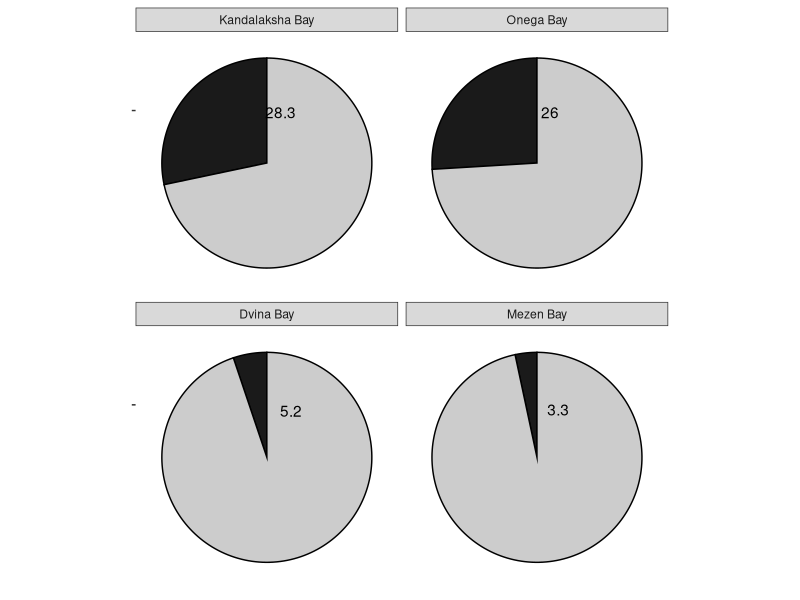
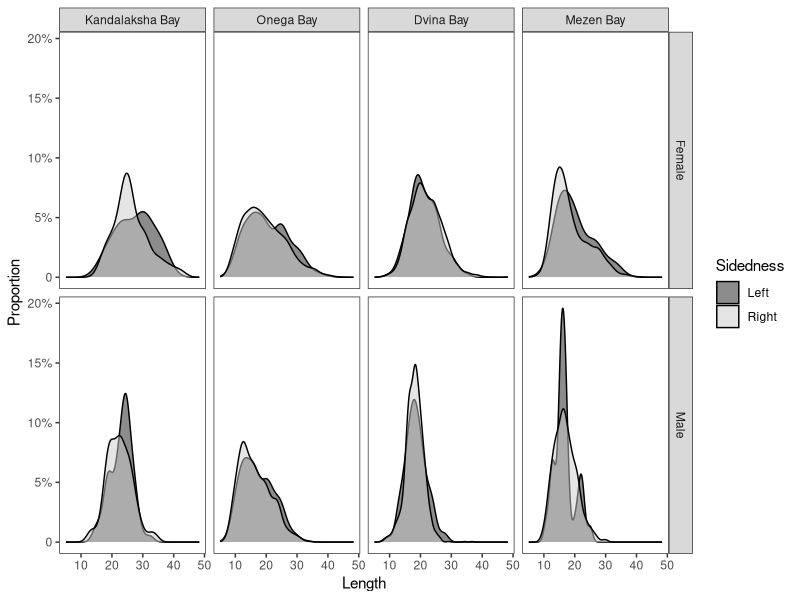
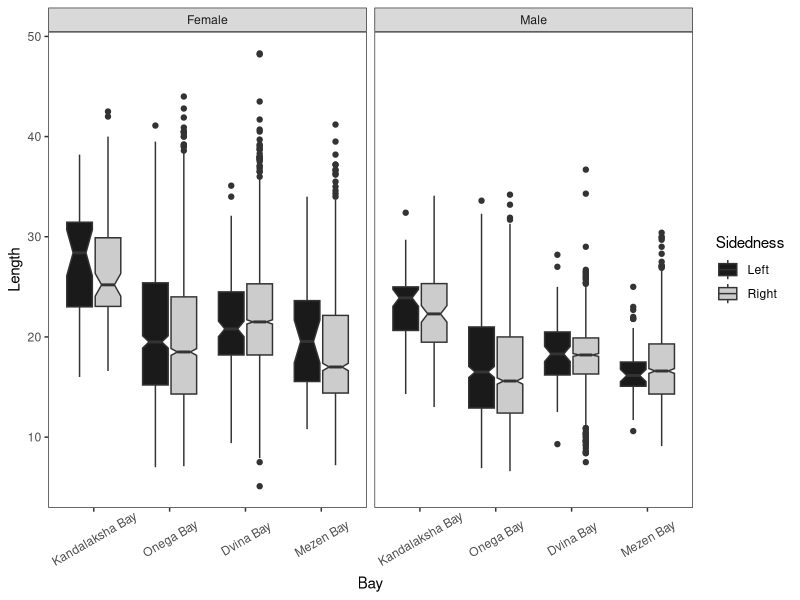
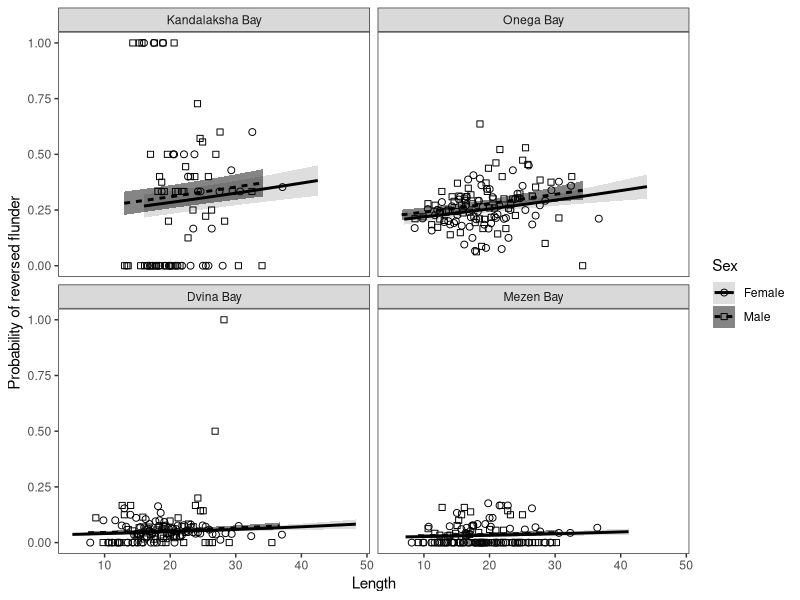

These charts were generated, in order, by the following R code:
## ---- chunk 1
library(knitr)
opts_chunk$set(echo = FALSE, warning = FALSE, message = FALSE)

## ---- chunk 2
library(mgcv)
library(ggplot2)
library(dplyr)
library(broom)
library(car)
library(reshape2)

options(knitr.kable.NA = '')




# Функция, задающая нумерацию рисунков

figRef <- local({
    tag <- numeric()
    created <- logical()
    used <- logical()
    function(label, caption, prefix = options("figcap.prefix"), 
        sep = options("figcap.sep"), prefix.highlight = options("figcap.prefix.highlight")) {
        i <- which(names(tag) == label)
        if (length(i) == 0) {
            i <- length(tag) + 1
            tag <<- c(tag, i)
            names(tag)[length(tag)] <<- label
            used <<- c(used, FALSE)
            names(used)[length(used)] <<- label
            created <<- c(created, FALSE)
            names(created)[length(created)] <<- label
        }
        if (!missing(caption)) {
            created[label] <<- TRUE
            paste0(prefix.highlight, prefix, " ", i, sep, prefix.highlight, 
                " ", caption)
        } else {
            used[label] <<- TRUE
            paste(prefix, tag[label])
        }
    }
})

options(figcap.prefix = "Рисунок", figcap.sep = ".", figcap.prefix.highlight = "**")



theme_set(theme_bw())

kam <- read.table("Data/kambala.csv", sep = ",", header = T, dec = ".")

# str(kam)
kam$Outcome <- ifelse(kam$Sidedness == "Left", 1, 0)

kam$Bay <- factor(kam$Bay, levels = c("Kandalaksha_Bay", "Onega_Bay", "Dvina_Bay", "Mezen_Bay" ), labels = c("Kandalaksha Bay", "Onega Bay", "Dvina Bay", "Mezen Bay" ))

## ---- chunk 3

frq_Orient <- kam %>% group_by(Bay) %>% summarise(Left = sum(Sidedness == "Left"), Right = sum(Sidedness == "Right"))
  
# Добавляем то, что не было измерено в Кандалакшском заливе
frq_Orient[frq_Orient$Bay == "Kandalaksha Bay", 2:3] <- frq_Orient[frq_Orient$Bay == "Kandalaksha Bay", 2:3] + c(37, 132)
  
frq_Orient2 <- frq_Orient %>% mutate(Left_prop = Left/(Left + Right), Right_prop = Right/(Left + Right)) %>% select(Bay, Left_prop, Right_prop) %>% melt()
  
frq_Orient2$perc_value <- round(frq_Orient2$value*100,1)

# library(ggpubr)
# 
# ggpie(data = frq_Orient2, x = "perc_value", label = "lab", lab.pos = c("out" ), lab.adjust = 0,
#   lab.font = c(4, "bold", "black"), font.family = "",
#   color = "black", fill = "white", palette = NULL, size = NULL,
#   ggtheme = theme_pubr()) +  facet_grid(~Bay)
# 
# 

frq_Orient2$lab <- ifelse(frq_Orient2$variable == "Left_prop", paste(frq_Orient2$perc_value), " ")

frq_Orient3 <- frq_Orient2 %>% group_by(Bay) %>% mutate(position = cumsum(value) - 0.5*value)

frq_Orient3$position <- frq_Orient3$position + c(-0.1, -0.09, 0.05, 0.05, 0,0,0,0)

# library(ggrepel)
ggplot(frq_Orient3, aes(x ="", y = value, fill = variable)) + 
  geom_bar(stat= "identity", width=1, color = "black") + 
  coord_polar("y", start=0)  + 
  facet_wrap(~Bay)+
  scale_fill_manual(values = c("gray10", "gray80")) +
  theme(axis.text = element_blank(), panel.grid = element_blank(), panel.border = element_blank(), axis.title = element_blank())+ 
  guides(fill="none") + 
  geom_text(aes(label = lab, y = position))
  

  
## ---- chunk 4
Mod_size <- lm(L ~ Bay*Sidedness*Sex, data = kam)

Mod_size_anova <- aov(L ~ Bay*Sidedness*Sex, data = kam)


kable(tidy(Mod_size_anova), caption = "**Таблица 1.** Результаты дисперсионного анализа зависимости размера от факторов Bay, Orient и Sex", digits = 3)

## ---- chunk 5

ggplot(kam, aes(x = L)) + geom_density(aes(fill = Sidedness), alpha = 0.5) + 
  facet_grid(Sex~Bay) + 
  scale_fill_manual(values = c("gray10", "gray80"))+
  scale_y_continuous(breaks = c(0, .05, .10,.15,.20),
       labels =c ("0", "5%", "10%", "15%", "20%") )  +
labs(y = "Proportion", x = "Length", fill = "Sidedness" ) +
  theme(panel.grid = element_blank())
## ---- chunk 6

ggplot(kam, aes(x = Bay, y = L,  fill = Sidedness)) + geom_boxplot(notch = T) + facet_wrap(~Sex) + scale_fill_manual(values = c("gray10", "gray80")) + theme(panel.grid = element_blank(), axis.text.x = element_text(angle = 30, vjust = 0.6)) + labs(x = "Bay", y = "Length", fill = "Sidedness")
## ---- chunk 7
means <- kam %>% group_by(Bay, Sex, Sidedness) %>% summarize(Mean_L = round(mean(L), 1), SE = round(sd(L)/sqrt(n()), 2))

means2 <- dcast(means, formula = Bay  ~ Sex + Sidedness, value.var = c("Mean_L"))
SE2 <- dcast(means, formula = Bay  ~ Sex + Sidedness, value.var = c("SE"))
 
results <- data.frame(Bay = means2$Bay, 
                      FL = means2$Female_Left, d = rep("±", 4), SE_FL = SE2$Female_Left, 
                      FR = means2$Female_Right, d = rep("±", 4), SE_FR = SE2$Female_Right, 
                      dif_F = rep(NA, 4),
                      ML = means2$Male_Left, d = rep("±", 4), SE_ML = SE2$Male_Left, 
                      MR = means2$Male_Right, d = rep("±", 4), SE_MR = SE2$Male_Right, 
                      dif_M = rep(NA, 4)
)




kable(results, col.names = c("Bay",   "Female Left",    " ",     " ", "Female Right",    " ",   " ", "  ", "Male Left",    " ",   " ", "Male Right",    " ",   " ", " "),  caption = "Таблица 2. Средние размеры (± Стандартная ошибка) камбал разной ориентации и разного пола.")


## ---- chunk 8
Mod <- glm(Outcome ~  L * Sex*Bay, data = kam, family = "binomial")

# drop1(Mod, test = "Chi")
Mod_2 <- update(Mod, . ~ . - L:Sex:Bay)

# drop1(Mod_2, test = "Chi")
Mod_3 <- update(Mod_2, . ~ . - L:Sex)


# drop1(Mod_3, test = "Chi")
Mod_4 <- update(Mod_3, . ~ . - Sex:Bay)

# drop1(Mod_4, test = "Chi")
Mod_5 <- update(Mod_4, . ~ . - L:Bay)


kable(tidy(Mod_5), caption = "**Таблица 3.** Параметры финальной модели, описывающей связь веротяности встречи реверсивных камбал с размером, полом и точкой отлова", digits = 3)

## ---- chunk 9
kable(tidy(Anova(Mod_5)), caption = "**Таблица 4.**Анализ девиансы финальной модели", digits = 3)

## ---- chunk 10

new_data <- kam %>% group_by(Bay, Sex) %>% do(data.frame(L = seq(min(.$L), max(.$L), length.out = 100) ))

predicted <- predict(Mod_5, newdata = new_data, se.fit = T, type = "response")

new_data$Predicted <- predicted$fit
new_data$SE <- predicted$se.fit

# Число классов по правилу Freedman-Diaconis

n_cl <- round((max(kam$L) - min(kam$L))/(2 * IQR(kam$L) / length(kam$L)^(1/3)) )


Left_prop <- kam %>% mutate(Size_class = ntile(x = L, n = n_cl)) %>% group_by(Bay, Sex, Size_class) %>% summarise(L_mean = mean(L), Left_prop = mean(Sidedness == "Left"))






ggplot(new_data, aes(x = L, y = Predicted)) + 
  geom_ribbon(aes(ymin = Predicted - 1.96*SE, ymax = Predicted + 1.96*SE, fill = Sex), alpha = 0.5 ) + 
  geom_point(data = Left_prop, aes(x = L_mean, y = Left_prop, shape = Sex), size = 2) + 
  geom_line(aes(linetype = Sex), size = 1) +  
  facet_wrap(~ Bay, ncol = 2) +
  labs(x = "Length", y = "Probability of reversed flunder") +
  scale_fill_manual(values = c("gray", "gray5"))+
  scale_shape_manual(values = c(21, 22)) + 
  theme(panel.grid = element_blank())
